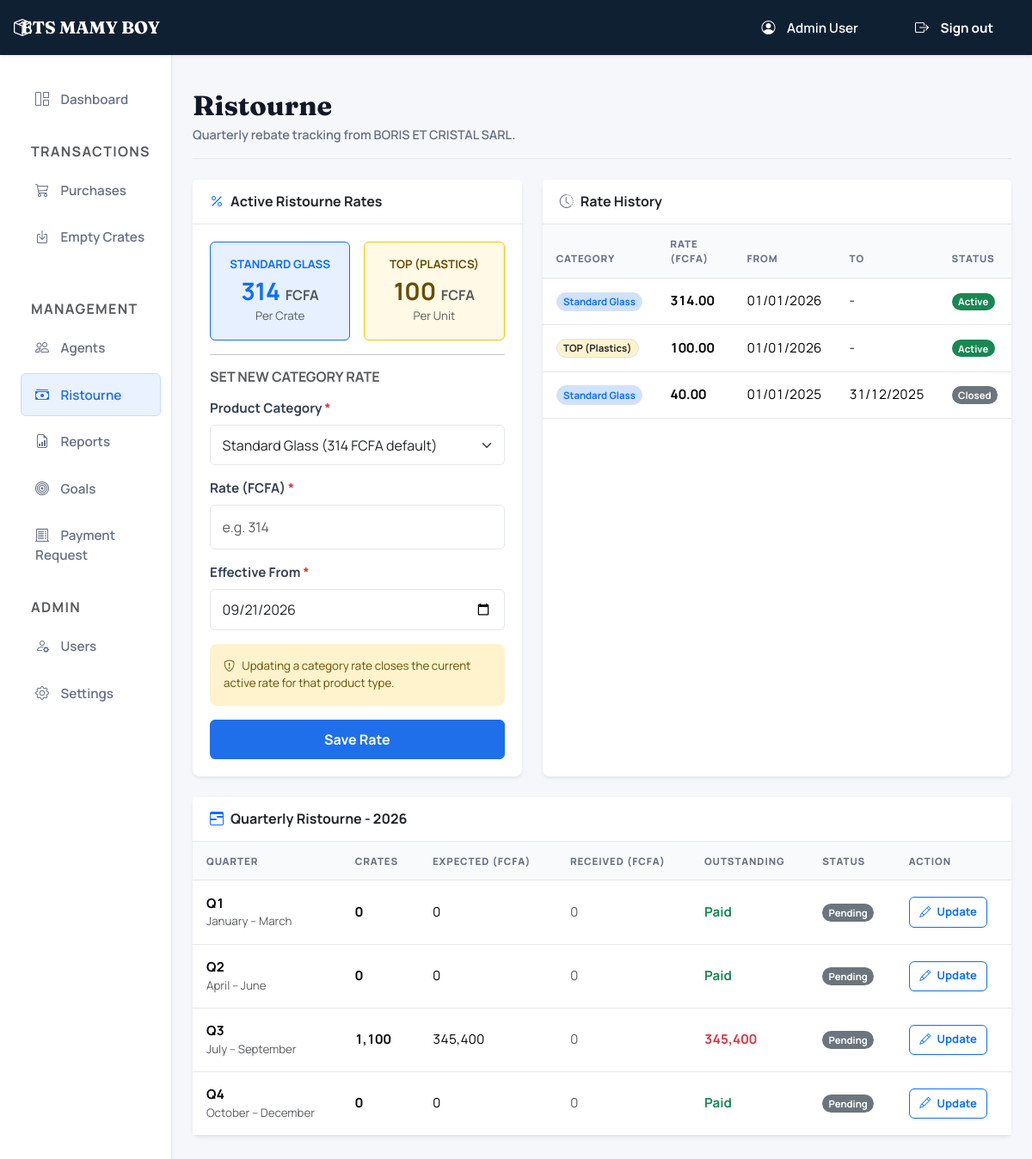
Page /ristourne (signed in) on the committed database.
### tables this page shows
CREATE TABLE `ristourne_rates` (
  `id` int NOT NULL AUTO_INCREMENT,
  `rate_per_crate` decimal(10,2) NOT NULL,
  `product_type` enum('STANDARD','TOP') NOT NULL DEFAULT 'STANDARD',
  `start_date` date NOT NULL,
  `end_date` date DEFAULT NULL,
  `is_active` tinyint(1) NOT NULL DEFAULT '1',
  `created_at` timestamp NULL DEFAULT CURRENT_TIMESTAMP,
  PRIMARY KEY (`id`)
);

CREATE TABLE `ristourne_quarters` (
  `id` int NOT NULL AUTO_INCREMENT,
  `year` int NOT NULL,
  `quarter` tinyint NOT NULL,
  `status` enum('PENDING','PARTIALLY_PAID','PAID') NOT NULL DEFAULT 'PENDING',
  `total_crates` int NOT NULL DEFAULT '0',
  `expected_amount` decimal(15,2) NOT NULL DEFAULT '0.00',
  `actual_amount` decimal(15,2) NOT NULL DEFAULT '0.00',
  `payment_date` date DEFAULT NULL,
  `notes` text,
  `updated_at` timestamp NULL DEFAULT CURRENT_TIMESTAMP ON UPDATE CURRENT_TIMESTAMP,
  PRIMARY KEY (`id`),
  UNIQUE KEY `unique_quarter` (`year`,`quarter`),
  CONSTRAINT `ristourne_quarters_chk_1` CHECK ((`quarter` in (1,2,3,4)))
);

### app/Controllers/RistourneController.php (called while the page is built, shortened)
<?php
class RistourneController {
    public function index() {
        $db = Database::getConnection();
        $activeStandardRate = RistourneRate::getActiveForType('STANDARD');
        $activeTopRate      = RistourneRate::getActiveForType('TOP');
        $allRates           = RistourneRate::getAll();
        $quarters = [];
        for ($q = 1; $q <= 4; $q++) {
            $year  = date('Y');
            $start = date("$year-" . str_pad(($q - 1) * 3 + 1, 2, '0', STR_PAD_LEFT) . '-01');
            $end   = date('Y-m-t', strtotime(date("$year-" . str_pad($q * 3, 2, '0', STR_PAD_LEFT) . '-01')));
            $stmt = $db->prepare(
                "SELECT COALESCE(SUM(p.crates),0) as total_crates,
                        COALESCE(SUM(p.top_units),0) as total_top,
                        COALESCE(SUM((p.crates * r.rate_per_crate) + (p.top_units * COALESCE(top_rate.rate_per_crate, 100))),0) as expected_amount
                 FROM purchases p
                 LEFT JOIN ristourne_rates r ON p.ristourne_rate_id = r.id
                 LEFT JOIN (
                    SELECT rate_per_crate
                    FROM ristourne_rates
                    WHERE product_type = 'TOP' AND is_active = 1
                    ORDER BY id DESC
                    LIMIT 1
                 ) top_rate ON 1 = 1
                 WHERE p.purchase_date BETWEEN :start AND :end AND p.is_reversed = 0"
            );
            $stmt->execute(['start' => $start, 'end' => $end]);
            $row = $stmt->fetch();
            $stmt2 = $db->prepare(
                "SELECT * FROM ristourne_quarters WHERE year = :year AND quarter = :q"
            );
            $stmt2->execute(['year' => $year, 'q' => $q]);
            $qRecord = $stmt2->fetch();
            $labels = [1 => 'January – March', 2 => 'April – June', 3 => 'July – September', 4 => 'October – December'];
            $quarters[] = [
                'quarter'         => $q,
                'label'           => $labels[$q],
                'year'            => $year,
                'start'           => $start,
                'end'             => $end,
                'total_crates'    => (int)$row['total_crates'],
                'expected_amount' => (float)$row['expected_amount'],
                'actual_amount'   => $qRecord ? (float)$qRecord['actual_amount'] : 0,
                'status'          => $qRecord ? $qRecord['status'] : 'PENDING',
                'payment_date'    => $qRecord ? $qRecord['payment_date'] : null,
                'notes'           => $qRecord ? $qRecord['notes'] : null,
                'record_id'       => $qRecord ? $qRecord['id'] : null,
            ];
        }
        view('ristourne.index', [
            'active_menu'         => 'ristourne',
            'title'               => 'Ristourne',
            'activeStandardRate'  => $activeStandardRate,
            'activeTopRate'       => $activeTopRate,
            'allRates'            => $allRates,
            'quarters'            => $quarters,
        ]);
    }
}

### app/Models/RistourneRate.php (called while the page is built, shortened)
<?php
class RistourneRate extends Model {
    public static function getActiveForType(string $type = 'STANDARD'): ?array {
        $db = static::getConnection();
        if ($type === 'STANDARD') {
            $stmt = $db->query("SELECT * FROM ristourne_rates WHERE is_active = 1 AND (product_type = 'STANDARD' OR product_type IS NULL) ORDER BY id DESC LIMIT 1");
            $result = $stmt->fetch();
        } else {
            $stmt = $db->prepare("SELECT * FROM ristourne_rates WHERE is_active = 1 AND product_type = :type ORDER BY id DESC LIMIT 1");
            $stmt->execute(['type' => $type]);
            $result = $stmt->fetch();
        }
        return $result ?: null;
    }
    public static function getAll(): array {
        $db = static::getConnection();
        $stmt = $db->query("SELECT * FROM ristourne_rates ORDER BY start_date DESC");
        return $stmt->fetchAll();
    }
}

### views/ristourne/index.php (the view, shortened to what this page needs)
<div class="page-header d-flex justify-content-between flex-wrap flex-md-nowrap align-items-center pt-3 pb-3 mb-4 border-bottom">
    <div>
        <h1 class="h2 fw-bold mb-1">Ristourne</h1>
        <p class="page-kicker mb-0">Quarterly rebate tracking from BORIS ET CRISTAL SARL.</p>
    </div>
</div>
<div class="row g-4 mb-4">
    <div class="col-lg-5">
        <div class="card h-100 border-0 shadow-sm">
            <div class="card-header">
                <h6 class="mb-0 fw-bold"><i class="bi bi-percent me-2 text-primary"></i>Active Ristourne Rates</h6>
            </div>
            <div class="card-body">
                <div class="row g-3 mb-3">
                    <div class="col-6">
                        <div class="p-3 bg-primary bg-opacity-10 border border-primary rounded text-center">
                            <small class="text-primary fw-bold text-uppercase d-block mb-1">Standard Glass</small>
                            <div class="h3 fw-bold text-primary mb-0"><?= number_format($activeStandardRate['rate_per_crate'] ?? 314, 0) ?> <small class="fs-6 text-muted">FCFA</small></div>
                            <small class="text-muted">Per Crate</small>
                        </div>
                    </div>
                    <div class="col-6">
                        <div class="p-3 bg-warning bg-opacity-10 border border-warning rounded text-center">
                            <small class="text-warning-emphasis fw-bold text-uppercase d-block mb-1">TOP (Plastics)</small>
                            <div class="h3 fw-bold text-warning-emphasis mb-0"><?= number_format($activeTopRate['rate_per_crate'] ?? 100, 0) ?> <small class="fs-6 text-muted">FCFA</small></div>
                            <small class="text-muted">Per Unit</small>
                        </div>
                    </div>
                </div>
                <?php if (isset($_SESSION['user_role']) && $_SESSION['user_role'] === 'ADMIN'): ?>
                    <hr>
                    <h6 class="fw-bold text-muted text-uppercase mb-3">Set New Category Rate</h6>
                    <form action="/ristourne/rate/store" method="POST">
                        <div class="mb-3">
                            <label class="form-label">Product Category <span class="text-danger">*</span></label>
                            <select class="form-select" name="product_type" required>
                                <option value="STANDARD">Standard Glass (314 FCFA default)</option>
                            </select>
                        </div>
                        <div class="mb-3">
                            <label class="form-label">Rate (FCFA) <span class="text-danger">*</span></label>
                            <input type="number" class="form-control form-control-lg" name="rate_per_crate" min="0.01" step="0.01" placeholder="e.g. 314" required>
                        </div>
                        <div class="mb-3">
                            <label class="form-label">Effective From <span class="text-danger">*</span></label>
                            <input type="date" class="form-control" name="start_date" value="<?= date('Y-m-d') ?>" required>
                        </div>
                        <div class="alert alert-warning small border-0 mb-3">
                            <i class="bi bi-shield-exclamation me-2"></i>Updating a category rate closes the current active rate for that product type.
                        </div>
                        <button type="submit" class="btn btn-primary w-100">Save Rate</button>
                    </form>
                <?php endif; ?>
            </div>
        </div>
    </div>
    <div class="col-lg-7">
        <div class="card h-100 border-0 shadow-sm">
            <div class="card-header">
                <h6 class="mb-0 fw-bold"><i class="bi bi-clock-history me-2 text-secondary"></i>Rate History</h6>
            </div>
            <div class="card-body p-0">
                <div class="table-responsive">
                    <table class="table mb-0 align-middle">
                        <thead>
                            <tr>
                                <th>Category</th>
                                <th>Rate (FCFA)</th>
                                <th>From</th>
                                <th>To</th>
                                <th>Status</th>
                            </tr>
                        </thead>
                        <tbody>
                            <?php foreach ($allRates as $rate): ?>
                                <?php $rType = $rate['product_type'] ?? 'STANDARD'; ?>
                                <tr>
                                    <td>
                                        <?php if ($rType === 'TOP'): ?>
                                            <span class="badge bg-warning-subtle text-dark border">TOP (Plastics)</span>
                                        <?php else: ?>
                                            <span class="badge bg-primary-subtle text-primary border">Standard Glass</span>
                                        <?php endif; ?>
                                    </td>
                                    <td class="fw-bold"><?= number_format($rate['rate_per_crate'], 2) ?></td>
                                    <td><?= date('d/m/Y', strtotime($rate['start_date'])) ?></td>
                                    <td><?= $rate['end_date'] ? date('d/m/Y', strtotime($rate['end_date'])) : '-' ?></td>
                                    <td>
                                        <?php if ($rate['is_active']): ?>
                                            <span class="badge bg-success">Active</span>
                                        <?php else: ?>
                                            <span class="badge bg-secondary">Closed</span>
                                        <?php endif; ?>
                                    </td>
                                </tr>
                            <?php endforeach; ?>
                        </tbody>
                    </table>
                </div>
            </div>
        </div>
    </div>
</div>
<div class="card border-0 shadow-sm mb-4">
    <div class="card-header">
        <h6 class="mb-0 fw-bold"><i class="bi bi-calendar3-range me-2 text-primary"></i>Quarterly Ristourne - <?= date('Y') ?></h6>
    </div>
    <div class="card-body p-0">
        <div class="table-responsive">
            <table class="table mb-0 align-middle">
                <thead>
                    <tr>
                        <th>Quarter</th>
                        <th>Crates</th>
                        <th>Expected (FCFA)</th>
                        <th>Received (FCFA)</th>
                        <th>Outstanding</th>
                        <th>Status</th>
                        <th>Action</th>
                    </tr>
                </thead>
                <tbody>
                    <?php foreach ($quarters as $q): ?>
                        <?php
                            $outstanding = $q['expected_amount'] - $q['actual_amount'];
                            $statusClass = match($q['status']) {
                                'PAID' => 'bg-success',
                                'PARTIALLY_PAID' => 'bg-warning text-dark',
                                default => 'bg-secondary'
                            };
                            $statusLabel = match($q['status']) {
                                'PAID' => 'Paid',
                                'PARTIALLY_PAID' => 'Partial',
                                default => 'Pending'
                            };
                        ?>
                        <tr>
                            <td>
                                <span class="fw-bold">Q<?= $q['quarter'] ?></span>
                                <div class="text-muted small"><?= $q['label'] ?></div>
                            </td>
                            <td class="fw-bold"><?= number_format($q['total_crates']) ?></td>
                            <td><?= number_format($q['expected_amount']) ?></td>
                            <td class="<?= $q['actual_amount'] > 0 ? 'text-success fw-bold' : 'text-muted' ?>">
                                <?= number_format($q['actual_amount']) ?>
                            </td>
                            <td class="<?= $outstanding > 0 ? 'text-danger fw-bold' : 'text-success fw-bold' ?>">
                                <?= $outstanding > 0 ? number_format($outstanding) : 'Paid' ?>
                            </td>
                            <td><span class="badge <?= $statusClass ?>"><?= $statusLabel ?></span></td>
                            <td>
                                <?php if (isset($_SESSION['user_role']) && $_SESSION['user_role'] === 'ADMIN'): ?>
                                    <button class="btn btn-sm btn-outline-primary" data-bs-toggle="modal" data-bs-target="#qModal<?= $q['quarter'] ?>">
                                        <i class="bi bi-pencil"></i> Update
                                    </button>
                                <?php endif; ?>
                            </td>
                        </tr>
                    <?php endforeach; ?>
                </tbody>
            </table>
        </div>
    </div>
</div>
<?php
require BASE_PATH . '/views/layouts/main.php';
?>

### rows in the picture
ristourne_rates: rate_per_crate "314", product_type "Standard Glass", rate_per_crate "314.00", start_date "01/01/2026", is_active "Active"
ristourne_rates: rate_per_crate "100", product_type "TOP (Plastics)", rate_per_crate "100.00", start_date "01/01/2026", is_active "Active"
ristourne_rates: product_type "Standard Glass", rate_per_crate "40.00", start_date "01/01/2025", end_date "31/12/2025", is_active "Closed"
ristourne_quarters: quarter "3", label "July – September", total_crates "1,100", expected_amount "345,400", actual_amount "0", actual_amount "345,400", status "Pending"

### other values in the picture
$_SESSION['user_name'] "Admin User"
$q['quarter'] "1"
$q['label'] "January – March"
$q['total_crates'] "0"
$q['expected_amount'] "0"
$q['actual_amount'] "0"
$statusLabel "Pending"
$q['quarter'] "2"
$q['label'] "April – June"
$q['quarter'] "4"
$q['label'] "October – December"
